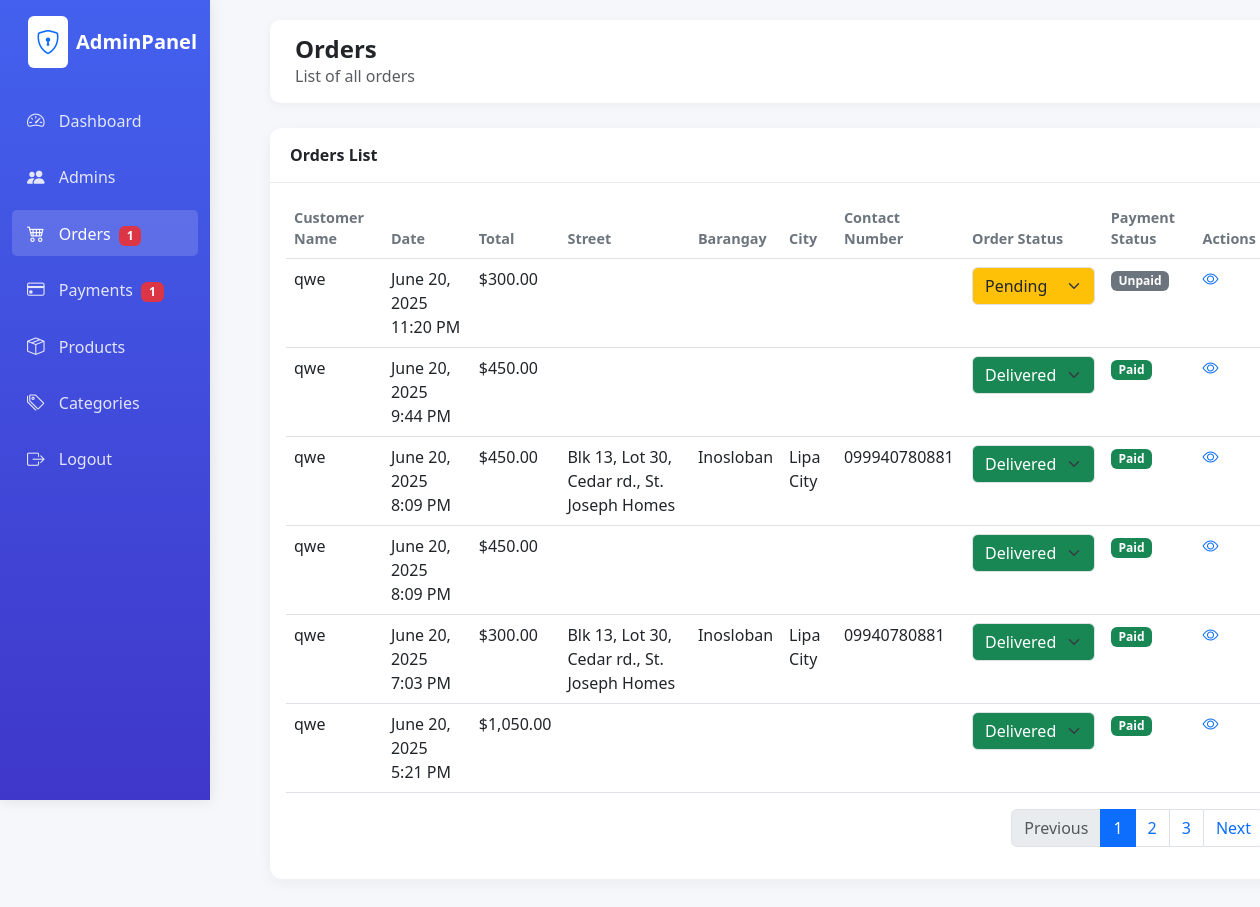
Screenshot of /admin/orders.php (signed in) with the database file from the repository.
### tables this page shows
CREATE TABLE `payment` (
  `Payment_ID` int(11) NOT NULL,
  `Payment_Date` datetime NOT NULL DEFAULT current_timestamp(),
  `Payment_Method` varchar(50) NOT NULL,
  `Payment_Amount` decimal(10,2) NOT NULL,
  `Order_ID` int(11) NOT NULL,
  `Admin_ID` int(11) NOT NULL,
  `payment_status` enum('Unpaid','Paid') NOT NULL DEFAULT 'Unpaid'
);

CREATE TABLE `customer` (
  `Customer_ID` int(11) NOT NULL,
  `Customer_Name` varchar(100) NOT NULL,
  `Customer_Email` varchar(100) NOT NULL,
  `Customer_Password` varchar(255) NOT NULL
);

CREATE TABLE `orders` (
  `Order_ID` int(11) NOT NULL,
  `Order_Date` datetime NOT NULL DEFAULT current_timestamp(),
  `Order_Amount` decimal(10,2) NOT NULL,
  `Customer_ID` int(11) NOT NULL,
  `Street` varchar(255) DEFAULT NULL,
  `Barangay` varchar(100) DEFAULT NULL,
  `City` varchar(100) DEFAULT NULL,
  `Contact_Number` varchar(30) DEFAULT NULL,
  `order_status` enum('Pending','Processing','Delivered') NOT NULL DEFAULT 'Pending'
);

### admin/classes/database.php (called while the page is built, shortened)
<?php
class database{
    function opencon() {
        return new PDO(
            'mysql:host=localhost;dbname=naitsa',
            'root',
            ''
        );
    }
    function fetchOrders() {
        $con = $this->opencon();
        $stmt = $con->prepare("
            SELECT
                o.Order_ID,
                o.Order_Date,
                o.Order_Amount,
                o.Customer_ID,
                o.Street,
                o.Barangay,
                o.City,
                o.Contact_Number,
                o.order_status,
                p.payment_status
            FROM orders o
            LEFT JOIN payment p ON o.Order_ID = p.Order_ID
            ORDER BY o.Order_Date DESC
        ");
        $stmt->execute();
        return $stmt->fetchAll(PDO::FETCH_ASSOC);
    }
}

### admin/orders.php (the view, shortened to what this page needs)
<?php
require_once('classes/database.php');
$orders = [];
try {
    $db = new database();
    $orders = $db->fetchOrders();
} catch (PDOException $e) {
    $error = "Database Error: " . $e->getMessage();
}
$pendingProcessingCount = 0;
foreach ($orders as $order) {
    if ($order['order_status'] === 'Pending' || $order['order_status'] === 'Processing') {
        $pendingProcessingCount++;
    }
}
$payments = [];
try {
    $con = $db->opencon();
    $stmt = $con->prepare("SELECT payment_status FROM payment");
    $stmt->execute();
    $payments = $stmt->fetchAll(PDO::FETCH_ASSOC);
} catch (PDOException $e) {
}
$unpaidPayments = 0;
foreach ($payments as $payment) {
    if (($payment['payment_status'] ?? '') === 'Unpaid') {
        $unpaidPayments++;
    }
}
?>
<!DOCTYPE html>
<html lang="en">
<head>
    <link href="https://cdn.jsdelivr.net/npm/bootstrap@5.3.0/dist/css/bootstrap.min.css" rel="stylesheet">
    <link rel="stylesheet" href="https://cdn.jsdelivr.net/npm/bootstrap-icons@1.10.0/font/bootstrap-icons.css">
    <link rel="stylesheet" href="assets/css/style.css">
</head>
<body class="dashboard-page">
    <div class="container-fluid">
        <div class="row">
            <div class="col-md-2 col-lg-2 d-md-block sidebar collapse">
                <div class="pt-3">
                    <div class="d-flex align-items-center mb-4 px-3">
                        <div class="bg-white p-2 rounded me-2">
                            <i class="bi bi-shield-lock text-primary fs-4"></i>
                        </div>
                        <div class="logo-text fw-bold fs-5">AdminPanel</div>
                    </div>
                    <ul class="nav flex-column">
                        <li class="nav-item">
                            <a class="nav-link" href="index.php">
                                <i class="bi bi-speedometer2"></i>
                                <span>Dashboard</span>
                            </a>
                        </li>
                        <li class="nav-item">
                            <a class="nav-link" href="admins.php">
                                <i class="bi bi-people-fill"></i>
                                <span>Admins</span>
                            </a>
                        </li>
                        <li class="nav-item">
                            <a class="nav-link active" href="orders.php">
                                <i class="bi bi-cart4"></i>
                                <span>Orders</span>
                                <?php if ($pendingProcessingCount > 0): ?>
                                    <span class="badge bg-danger ms-1"><?= $pendingProcessingCount ?></span>
                                <?php endif; ?>
                            </a>
                        </li>
                        <li class="nav-item">
                            <a class="nav-link" href="payments.php">
                                <i class="bi bi-credit-card"></i>
                                <span>Payments</span>
                                <?php if ($unpaidPayments > 0): ?>
                                    <span class="badge bg-danger ms-1"><?= $unpaidPayments ?></span>
                                <?php endif; ?>
                            </a>
                        </li>
                        <li class="nav-item">
                            <a class="nav-link" href="products.php">
                                <i class="bi bi-box-seam"></i>
                                <span>Products</span>
                            </a>
                        </li>
                        <li class="nav-item">
                            <a class="nav-link" href="categories.php">
                                <i class="bi bi-tags"></i>
                                <span>Categories</span>
                            </a>
                        </li>
                        <li class="nav-item">
                            <a class="nav-link" href="logout.php">
                                <i class="bi bi-box-arrow-right"></i>
                                <span>Logout</span>
                            </a>
                        </li>
                    </ul>
                </div>
            </div>
            <div class="col-md-10 col-lg-10 main-content">
                <div class="header d-flex justify-content-between align-items-center">
                    <div>
                        <h4 class="mb-0 fw-bold">Orders</h4>
                        <p class="mb-0 text-muted">List of all orders</p>
                    </div>
                </div>
                <div class="card">
                    <div class="card-header d-flex justify-content-between align-items-center">
                        <span>Orders List</span>
                    </div>
                    <div class="card-body">
                        <div class="table-responsive">
                            <table class="table table-hover">
                                <thead>
                                    <tr>
                                        <th>Customer Name</th>
                                        <th>Date</th>
                                        <th>Total</th>
                                        <th>Street</th>
                                        <th>Barangay</th>
                                        <th>City</th>
                                        <th>Contact Number</th>
                                        <th>Order Status</th>
                                        <th>Payment Status</th>
                                        <th>Actions</th>
                                    </tr>
                                </thead>
                                <tbody>
                                    <?php foreach ($orders as $order): ?>
                                    <tr>
                                        <td>
                                            <?php
                                            $customerName = '';
                                            try {
                                                $customerStmt = $db->opencon()->prepare("SELECT Customer_Name FROM customer WHERE Customer_ID = ?");
                                                $customerStmt->execute([$order['Customer_ID']]);
                                                $customerName = $customerStmt->fetchColumn();
                                            } catch (PDOException $e) {
                                                $customerName = 'Unknown';
                                            }
                                            echo htmlspecialchars($customerName);
                                            ?>
                                        </td>
                                        <td><?= date('F j, Y g:i A', strtotime($order['Order_Date'])) ?></td>
                                        <td>$<?= number_format($order['Order_Amount'], 2) ?></td>
                                        <td><?= htmlspecialchars($order['Street']) ?></td>
                                        <td><?= htmlspecialchars($order['Barangay']) ?></td>
                                        <td><?= htmlspecialchars($order['City']) ?></td>
                                        <td><?= htmlspecialchars($order['Contact_Number']) ?></td>
                                        <td>
                                            <form method="post" action="orders.php" style="display:inline;">
                                                <select
                                                    name="order_status"
                                                    class="form-select order-status-select
                                                        <?php
                                                            if ($order['order_status'] === 'Pending') echo ' bg-warning text-dark';
                                                            elseif ($order['order_status'] === 'Processing') echo ' bg-info text-dark';
                                                            elseif ($order['order_status'] === 'Delivered') echo ' bg-success text-white';
                                                        ?>"
                                                    onchange="this.form.submit()"
                                                    style="min-width:120px;"
                                                >
                                                    <?php
                                                    $statuses = ['Pending', 'Processing', 'Delivered'];
                                                    foreach ($statuses as $status) {
                                                        $selected = $order['order_status'] === $status ? 'selected' : '';
                                                        echo "<option value=\"$status\" $selected>$status</option>";
                                                    }
                                                    ?>
                                                </select>
                                            </form>
                                        </td>
                                        <td>
                                            <span class="badge <?= ($order['payment_status'] ?? '') === 'Paid' ? 'bg-success' : 'bg-secondary' ?>">
                <?= htmlspecialchars($order['payment_status'] ?? 'Unpaid') ?>
            </span>
                                        </td>
                                        <td>
                                            <a href="#" data-bs-toggle="modal" data-bs-target="#orderItemsModal<?= $order['Order_ID'] ?>">
                                                <i class="bi bi-eye"></i>
                                            </a>
                                        </td>
                                    </tr>
                                    <?php endforeach; ?>
                                </tbody>
                            </table>
                        </div>
                        <nav>
                            <ul class="pagination justify-content-end">
                                <li class="page-item disabled">
                                    <a class="page-link" href="#" tabindex="-1">Previous</a>
                                </li>
                                <li class="page-item active"><a class="page-link" href="#">1</a></li>
                                <li class="page-item"><a class="page-link" href="#">2</a></li>
                                <li class="page-item"><a class="page-link" href="#">3</a></li>
                                <li class="page-item">
                                    <a class="page-link" href="#">Next</a>
                                </li>
                            </ul>
                        </nav>
                    </div>
                </div>
            </div>
        </div>
    </div>
</body>
</html>

### admin/assets/css/style.css (style rules this page uses)
:root { --primary-color: #4361ee; --secondary-color: #3f37c9; --light-bg: #f8f9fa; --dark-text: #212529; --success-color: #4cc9f0; --warning-color: #f72585; }
.dashboard-page { background-color: #f5f7fb; font-family: 'Segoe UI', Tahoma, Geneva, Verdana, sans-serif; }
.sidebar { background: linear-gradient(180deg, var(--primary-color), var(--secondary-color)); color: white; height: 100vh; position: fixed; box-shadow: 0 0 15px rgba(0,0,0,0.1); }
.sidebar .nav-link { color: rgba(255,255,255,0.85); border-radius: 5px; margin: 5px 0; padding: 10px 15px; transition: all 0.3s; }
.sidebar .nav-link:hover, .sidebar .nav-link.active { background: rgba(255,255,255,0.15); color: white; }
.sidebar .nav-link i { margin-right: 10px; font-size: 1.1rem; }
.main-content { margin-left: 250px; padding: 20px; }
.header { background: white; padding: 15px 25px; border-radius: 10px; box-shadow: 0 2px 10px rgba(0,0,0,0.05); margin-bottom: 25px; }
.card { border: none; border-radius: 12px; box-shadow: 0 4px 15px rgba(0,0,0,0.05); margin-bottom: 25px; transition: transform 0.3s; }
.card-header { background-color: white; border-bottom: 1px solid #eaeaea; padding: 15px 20px; border-radius: 12px 12px 0 0 !important; font-weight: 600; }
.table th { font-weight: 600; color: #6c757d; font-size: 0.9rem; }
:root { --primary-color: #4361ee; --secondary-color: #3f37c9; --light-bg: #f8f9fa; --dark-text: #212529; }

### rows the page displays
payment: customer.Customer_Name "qwe", Order_ID.Order_Date "June 20, 2025 11:20 PM", Order_ID.Order_Amount "300.00", order_status "Pending", payment_status "Unpaid"
payment: customer.Customer_Name "qwe", Order_ID.Order_Date "June 20, 2025 9:44 PM", Order_ID.Order_Amount "450.00", order_status "Delivered", payment_status "Paid"
payment: customer.Customer_Name "qwe", Order_ID.Order_Date "June 20, 2025 8:09 PM", Order_ID.Order_Amount "450.00", Order_ID.Street "Blk 13, Lot 30, Cedar rd., St. Joseph Homes", Order_ID.Barangay "Inosloban", Order_ID.City "Lipa City", Order_ID.Contact_Number "099940780881", order_status "Delivered", payment_status "Paid"
payment: customer.Customer_Name "qwe", Order_ID.Order_Date "June 20, 2025 8:09 PM", Order_ID.Order_Amount "450.00", order_status "Delivered", payment_status "Paid"
payment: customer.Customer_Name "qwe", Order_ID.Order_Date "June 20, 2025 7:03 PM", Order_ID.Order_Amount "300.00", Order_ID.Street "Blk 13, Lot 30, Cedar rd., St. Joseph Homes", Order_ID.Barangay "Inosloban", Order_ID.City "Lipa City", Order_ID.Contact_Number "09940780881", order_status "Delivered", payment_status "Paid"
payment: customer.Customer_Name "qwe", Order_ID.Order_Date "June 20, 2025 5:21 PM", Order_ID.Order_Amount "1,050.00", order_status "Delivered", payment_status "Paid"

### other values shown
$pendingProcessingCount "1"
$unpaidPayments "1"
